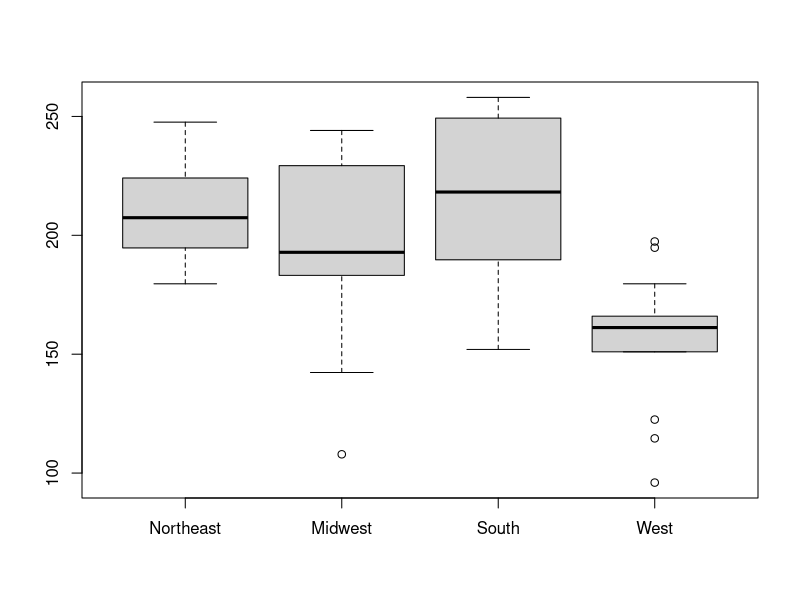
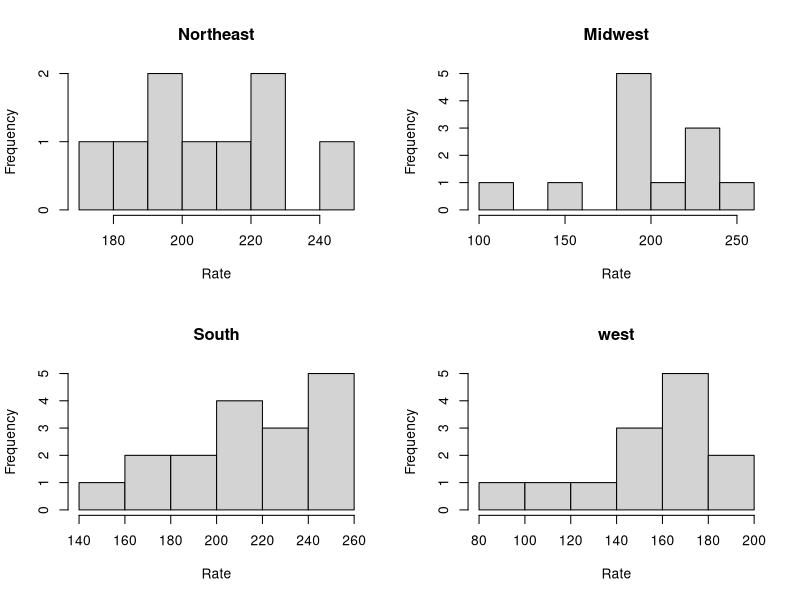

Generate these figures, in order, with R:
data = read.csv('heart_disease.csv', header = T)
attach(data)
####################
### Arrange data ###
####################

# Split into vectors by region
northeast <- subset(data, data$Region=="Northeast")
northeast.rate <- northeast[,4]

midwest <- subset(data, data$Region=="Midwest")
midwest.rate <- midwest[,4]

south <- subset(data, data$Region=="South")
south.rate <- south[,4]

west <- subset(data, data$Region=="West")
west.rate <- west[,4]


# Create group vector: 1 Northeast, 2 Midwest, 3 South, 4 West
division_vec <- c(rep(1, length(northeast.rate)), rep(2, length(midwest.rate)), rep(3, length(south.rate)), 
                  rep(4, length(west.rate)))

rate_vec <- c(northeast.rate, midwest.rate, south.rate, west.rate)

#####################################
### Summary Statistics and plots  ###
#####################################
summary(Rate[1:51])
summary(northeast.rate)
summary(midwest.rate)
summary(south.rate)
summary(west.rate)

par(mfrow=c(1,1))
boxplot(northeast.rate,midwest.rate, south.rate, west.rate, 
        names = c("Northeast", "Midwest", "South", "West"))

par(mfrow=c(2,2))
hist(northeast.rate, main = "Northeast", xlab = "Rate")
hist(midwest.rate, main = "Midwest", xlab = "Rate")
hist(south.rate, main = "South", xlab = "Rate")
hist(west.rate, main = "west", xlab = "Rate")

#####################################
### Permutation Test on Deviances ###
#####################################
data.2 = read.csv('region_state_rates.csv', header = T)
attach(data.2)

test.deviance = function(trt1,trt2)
{
  dev1 = trt1 - median(trt1);
  dev2 <- trt2 - median(trt2)
  all = c(dev1, dev2)
  index = seq(along=all)
  indexIntrt1 = combn(index, 3)
  RMD = NULL
  
  for(i in 1:dim(indexIntrt1)[2])
  {
    RMD[i] = mean(abs(all[indexIntrt1[, i]]))/mean(abs(all[-indexIntrt1[, i]]))
  }
  
  p_value = sum(RMD >= RMD[1])/length(RMD)
  p_value
}

regions = list(0,0,0,0)

for (i in 1:4)
{
  regions[[i]] = data.2[[i]][!is.na(data.2[i])]
}

p.values.list = NULL

for (i in 1:4)
{
  for(j in 1:4)
  {
    p.values.list = c(p.values.list, test.deviance(regions[[i]],regions[[j]]))
  }
}

min(p.values.list)<=0.05
min(p.values.list)

###########################
### Kruskal-Wallis test ###
###########################
kruskal.test(rate_vec, division_vec) # kruskal.test(rate_vec~divison_vec) gives the same result
# Kruskal-Wallis rank sum test
# 
# data:  rate_vec.2 and division_vec.2
# Kruskal-Wallis chi-squared = 17.589, df = 3, p-value = 0.0005346

###################################
### Pairwise Test##
###################################
mediantst <- function(x, y, nreps=100) 
{
  d.obs <- abs(median(x) - median(y))
  nx <- length(x)
  ny <- length(y)
  tail.prob <- 0
  
  for(i in 1:nreps) 
  {
    xy <- sample(c(x,y)) # permute combined list
    x <- xy[1:nx] # first nx are assigned to x
    y <- xy[seq(nx+1,nx+ny)] # next ny to y
    d.sim <- abs(median(x) - median(y))
    if(d.sim >= d.obs) # increment tail prob
      tail.prob <- tail.prob + 1
  }
  tail.prob <- tail.prob / nreps
  return(tail.prob)
}

mediantst(data.2[[1]][!is.na(data.2[1])],data.2[[2]][!is.na(data.2[2])])
mediantst(data.2[[1]][!is.na(data.2[1])],data.2[[3]][!is.na(data.2[3])])
mediantst(data.2[[1]][!is.na(data.2[1])],data.2[[4]][!is.na(data.2[4])])
mediantst(data.2[[2]][!is.na(data.2[2])],data.2[[3]][!is.na(data.2[3])])
mediantst(data.2[[2]][!is.na(data.2[2])],data.2[[4]][!is.na(data.2[4])])
mediantst(data.2[[3]][!is.na(data.2[3])],data.2[[4]][!is.na(data.2[4])])
